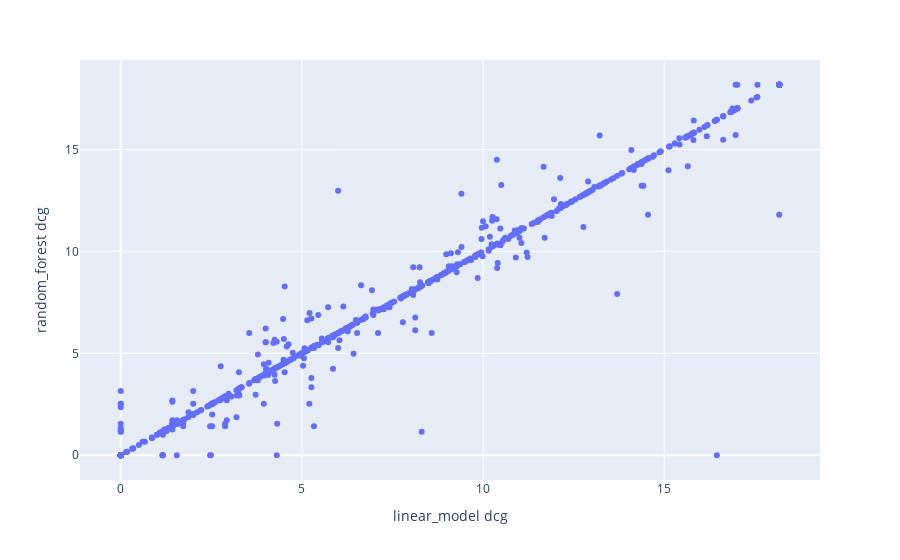

Notebook code for this chart:
### Markdown cell above
## Visiualization

### Code cell
px.scatter(
    df_metrics_merged,
    x="linear_model dcg",
    y="random_forest dcg",
    hover_data=df_metrics_merged.columns,
)

### Figure 1 — Plotly figure (JSON) as saved in the notebook; plotly's stock layout.template omitted (floating-point values rounded to 4 significant figures; data arrays with more than 128 entries replaced by an {"elided": "..."} marker saying what was removed)
{"data": [{"customdata": {"elided": "1000x11 mixed values"}, "hovertemplate": "linear_model dcg=%{x}<br>random_forest dcg=%{y}<br>query=%{customdata[0]}<br>linear_model ndcg=%{customdata[1]}<br>linear_model prec@10=%{customdata[2]}<br>linear_model ratio_of_ratings=%{customdata[3]}<br>random_forest ndcg=%{customdata[4]}<br>random_forest prec@10=%{customdata[5]}<br>random_forest ratio_of_ratings=%{customdata[6]}<br>dcg=%{customdata[7]}<br>ndcg=%{customdata[8]}<br>prec@10=%{customdata[9]}<br>ratio_of_ratings=%{customdata[10]}<extra></extra>", "legendgroup": "", "marker": {"color": "#636efa", "symbol": "circle"}, "mode": "markers", "name": "", "orientation": "v", "showlegend": false, "type": "scatter", "x": {"elided": "1000 float values"}, "xaxis": "x", "y": {"elided": "1000 float values"}, "yaxis": "y"}], "layout": {"autosize": true, "legend": {"tracegroupgap": 0}, "margin": {"t": 60}, "xaxis": {"anchor": "y", "autorange": true, "domain": [0, 1], "range": [-1.168, 19.34], "title": {"text": "linear_model dcg"}, "type": "linear"}, "yaxis": {"anchor": "x", "autorange": true, "domain": [0, 1], "range": [-1.407, 19.58], "title": {"text": "random_forest dcg"}, "type": "linear"}}}
